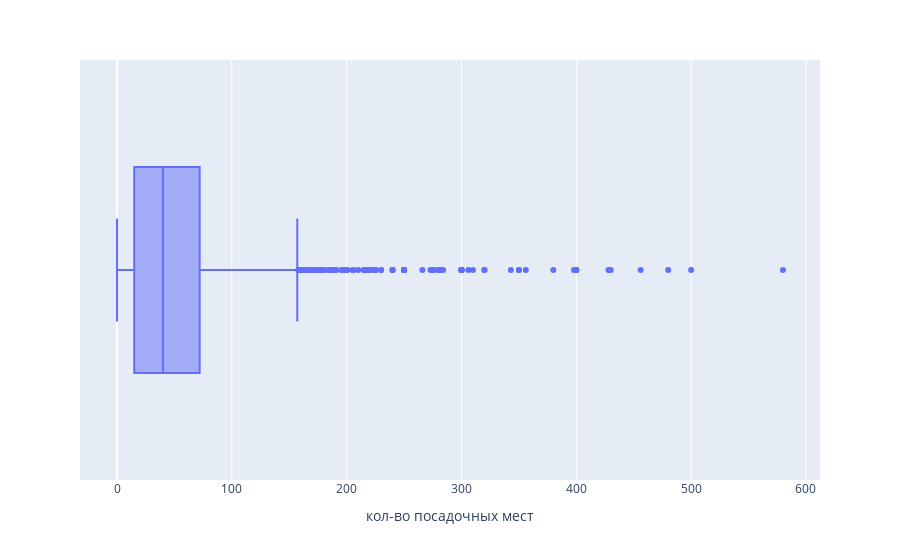

This figure's notebook cell:
### Code cell
fig = px.box(data.query('chain=="да"'), x="number", labels={'number':'кол-во посадочных мест'})
fig.show()

### Figure 1 — Plotly figure (JSON) as saved in the notebook; plotly's stock layout.template omitted (floating-point values rounded to 4 significant figures; data arrays with more than 128 entries replaced by an {"elided": "..."} marker saying what was removed)
{"data": [{"alignmentgroup": "True", "hovertemplate": "кол-во посадочных мест=%{x}<extra></extra>", "legendgroup": "", "marker": {"color": "#636efa"}, "name": "", "notched": false, "offsetgroup": "", "orientation": "h", "showlegend": false, "type": "box", "x": {"elided": "2968 int values"}, "x0": " ", "xaxis": "x", "y0": " ", "yaxis": "y"}], "layout": {"boxmode": "group", "legend": {"tracegroupgap": 0}, "margin": {"t": 60}, "xaxis": {"anchor": "y", "domain": [0, 1], "title": {"text": "кол-во посадочных мест"}}, "yaxis": {"anchor": "x", "domain": [0, 1]}}}
